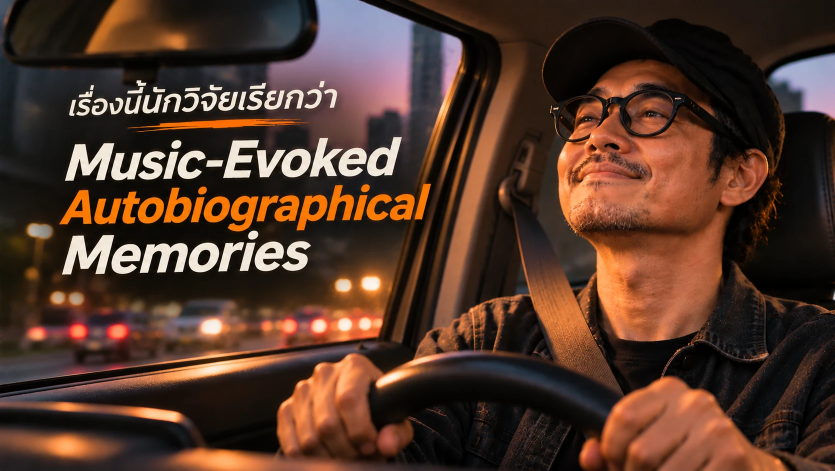
#> input picture back-in-time/ep01/assets/meam/SRC_meam_car.webp, 1670 x 942 px, found by its file name (shown at 1/2 size)
$ python make_meam-title-reveal.py meam-info/SRC_meam_info.webp
#> lines starting #> are read from the running program, lines starting #| are printed output that depends on the picture; after the words box and inside, x2 and y2 are one past the last pixel; in counts of white or black regions, pixels touching at a corner belong together
import numpy as np, subprocess, sys, os
from PIL import Image, ImageDraw, ImageFilter
D='/home/user/TLIAppDS/back-in-time/ep01/'; M=D+'assets/meam/'
W,H,FPS=1920,1080,25; k=W/1670
O=np.asarray(Image.open(M+'SRC_meam_car.webp').convert('RGB').resize((W,H),Image.LANCZOS),np.float32)
C=Image.open(M+'CLEAN_meam_car_higgsfield.png').convert('RGB').resize((W,H),Image.LANCZOS).filter(ImageFilter.GaussianBlur(5))
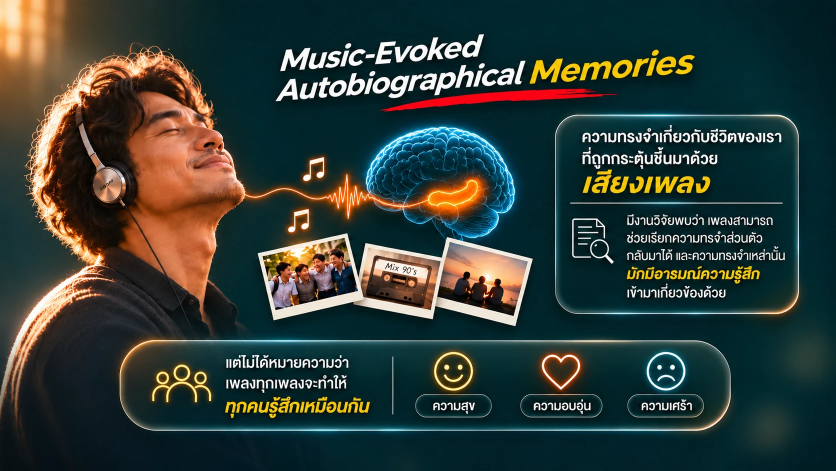
#> input picture back-in-time/ep01/assets/meam-info/SRC_meam_info.webp, 1671 x 941 px, given in place of CLEAN_meam_car_higgsfield.png, which was not available (shown at 1/2 size)
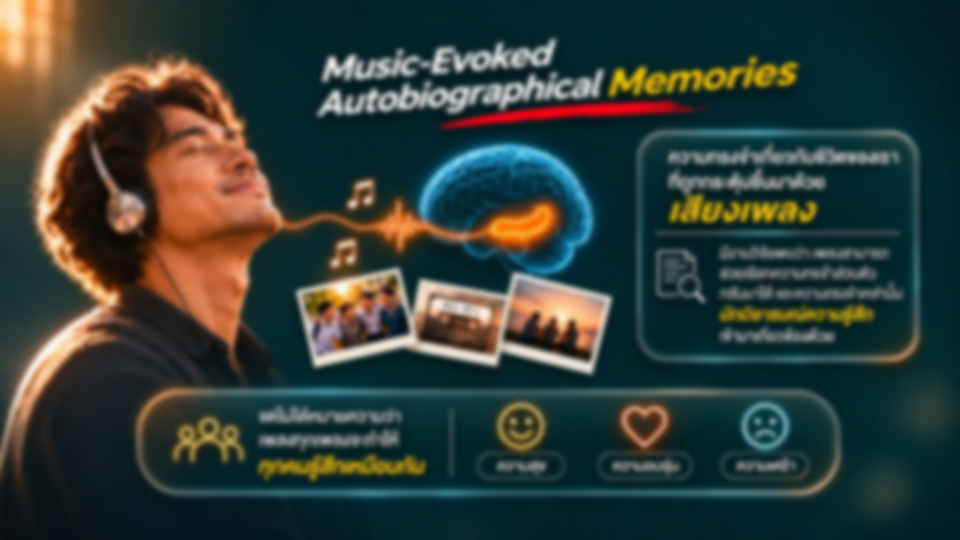
#> C: PIL image 1920x1080 RGB (shown at 1/2 size); mean R, G, B 49.5, 61.5, 56.4
C=np.asarray(C,np.float32)
#> C: shape (1080, 1920, 3) float32
def P(v): return int(round(v*k))
box=np.zeros((H,W),bool); box[P(160):P(565),P(105):P(875)]=True
lum=O.mean(2); r,g,b=O[...,0],O[...,1],O[...,2]
#> after `lum = O.mean(2)`:
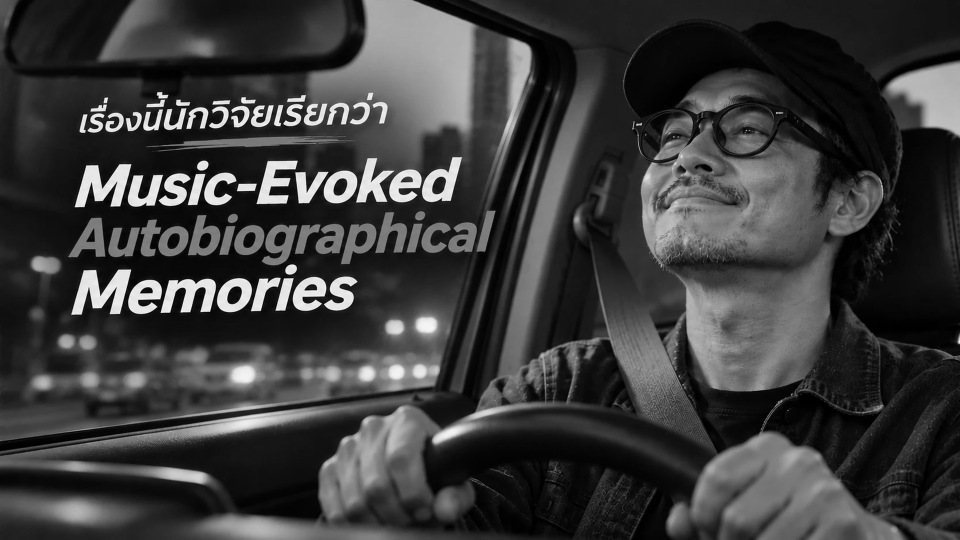
#> lum: shape (1080, 1920) float32 (shown at 1/2 size); min 0, max 255, mean 60
#> after `r, g, b = (O[..., 0], O[..., 1], O[..., 2])`:
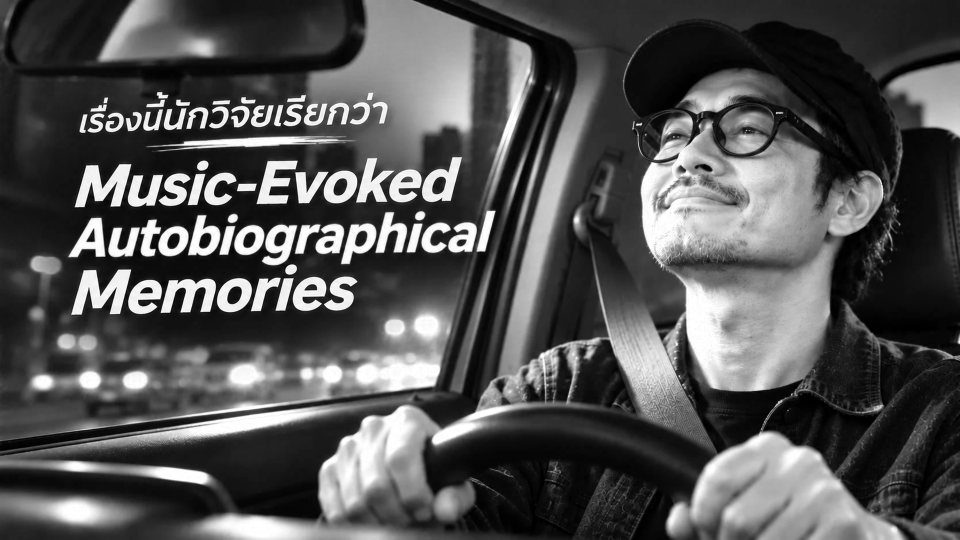
#> r: shape (1080, 1920) float32 (shown at 1/2 size); min 0, max 255, mean 82.5
#> after `r, g, b = (O[..., 0], O[..., 1], O[..., 2])`:
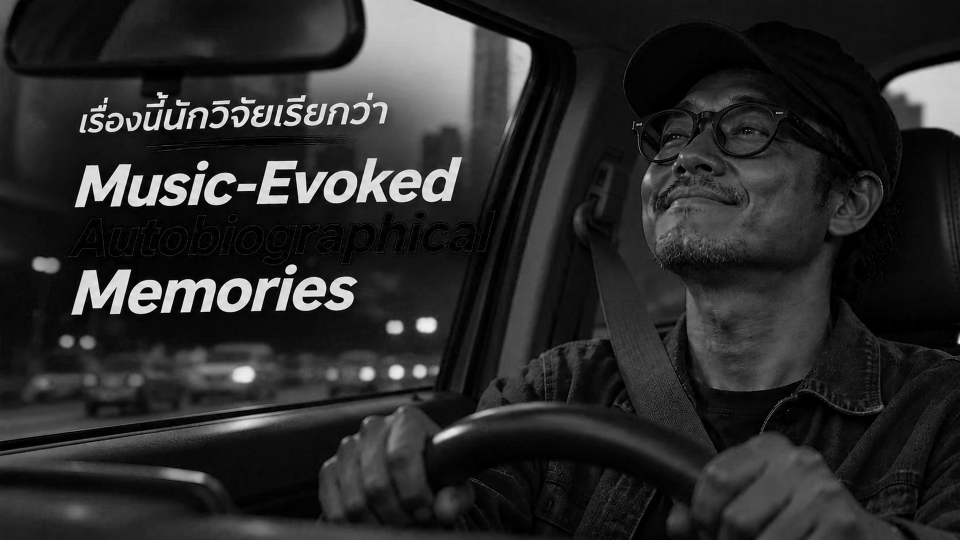
#> b: shape (1080, 1920) float32 (shown at 1/2 size); min 0, max 255, mean 42.1
txt=box&(((lum>175)&(np.abs(r-b)<60))|((r>200)&(g>80)&(g<190)&(b<90)))
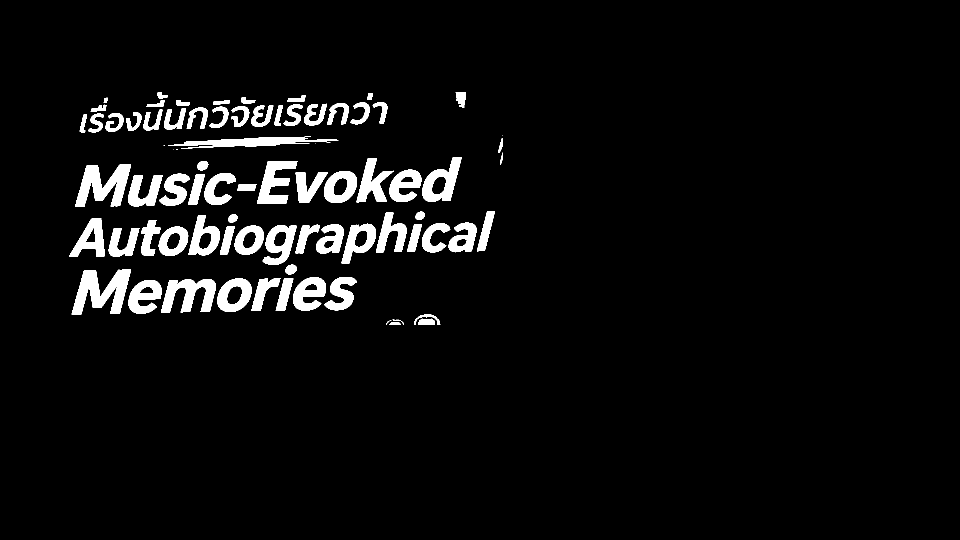
#> txt: shape (1080, 1920) bool (shown at 1/2 size); 5% white; 80 white regions (6 under 20 px), largest, box (x1, y1, x2, y2) and area: (143, 539, 262, 629) 5682, (150, 329, 262, 414) 5060, (322, 558, 431, 626) 4144
tm=Image.fromarray((txt*255).astype(np.uint8)).filter(ImageFilter.MaxFilter(43)).filter(ImageFilter.GaussianBlur(12))
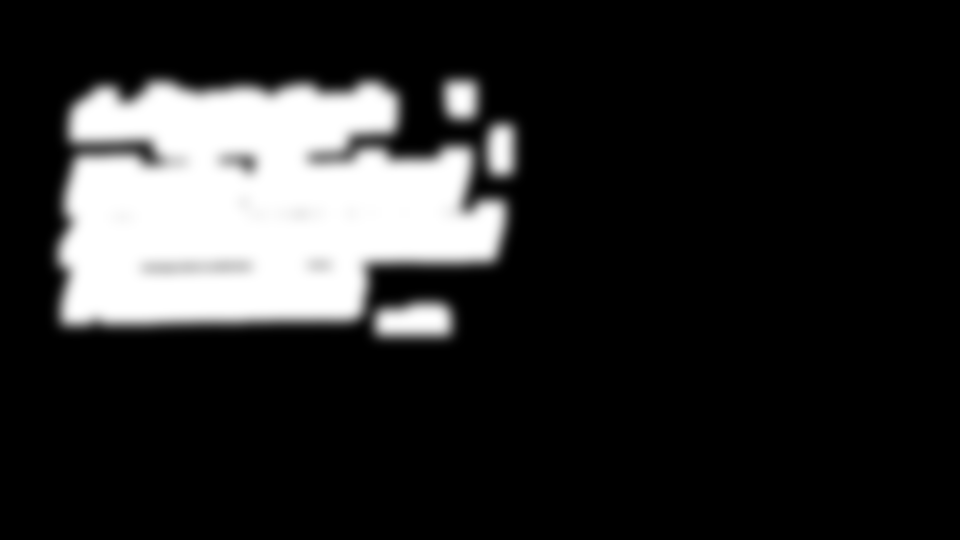
#> tm: PIL image 1920x1080 L (shown at 1/2 size); min 0, max 255, mean 42.3
tm=np.asarray(tm,np.float32)[...,None]/255
#> tm: shape (1080, 1920, 1) float32
#> (the run stopped early here; a loop or call above may not have finished)
